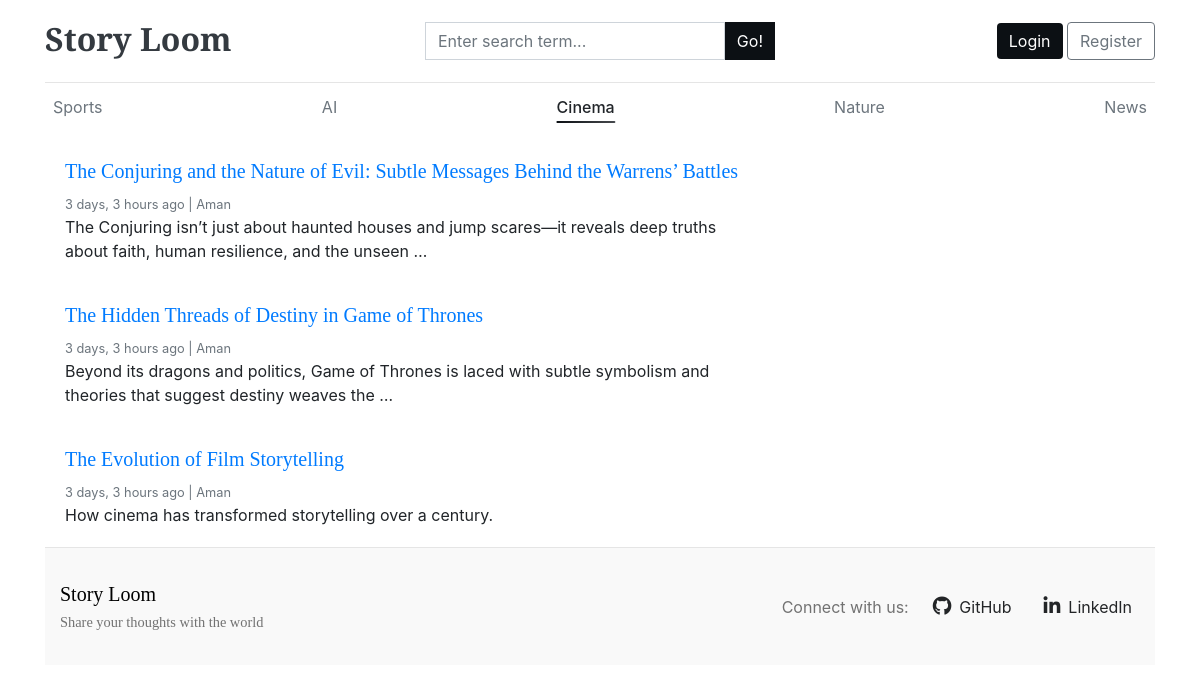
Page /category/7/ on the committed database.
### blogs/models.py (models this page shows, shortened)
class Category(models.Model):
  category_name = models.CharField(max_length=50, unique=True)
  created_at = models.DateTimeField(auto_now_add=True)
  updated_at = models.DateTimeField(auto_now=True)
  class Meta:
   verbose_name_plural = 'Categories'

class Blogs(models.Model):
  title = models.CharField(max_length=120, unique=True)
  slug = models.SlugField(unique=True, blank=True)
  category = models.ForeignKey(Category, on_delete=models.CASCADE)
  author = models.ForeignKey(User, on_delete=models.CASCADE)
  blog_image = models.ImageField(upload_to='uploads/%y/%m/%d')
  short_description = models.TextField(max_length=1000)
  blog_body = models.TextField(max_length=5000)
  status = models.CharField(max_length=100, choices= STATUS_CHOICE, default='draft')
  is_featured = models.BooleanField(default=False)
  created_at = models.DateTimeField(auto_now_add=True)
  updated_at = models.DateTimeField(auto_now=True)
  class Meta:
   verbose_name_plural = 'Blogs'

### blogs/views.py (the view)
# urls.py: path('<int:category_id>/', views.posts_by_category, name='posts_by_category')
def posts_by_category(request, category_id):
    try:
        posts = Blogs.objects.filter(category=category_id, status='published')
        category = get_object_or_404(Category, pk=category_id)
        context = {
            'posts': posts,
            'category': category,
        }
        return render(request, 'posts_by_category.html', context)
    except Exception as e:
        print(f"Error: {e}")  # This will print to your console
        return render(request, '404.html', status=500)

### blogs/context_processors.py (called while the page is built)
def get_categories(request):
  categories = Category.objects.all()
  return dict(categories=categories)

### templates/posts_by_category.html
{% extends './base/base.html' %}
{% block extra_header %}
    {% include './base/cat.html' %}
{% endblock %}
{% block content %}
<main role="main" class="container p-0">
  <div class="row">
    <div class="col-md-8 blog-main">
      {% if posts %}
        {% for post in posts %}
          <div class="card border-0">
            <div class="card-body">
              <h5><a href="{% url 'blogs' post.slug %}" style="text-decoration: none;">{{ post.title }}</a></h5>
              <small class="mb-1 text-muted">{{ post.created_at | timesince }} ago | {{ post.author }}</small>
              <p class="card-text">{{ post.short_description | truncatewords:20 }}</p>
            </div>
          </div>
        {% endfor %}
      {% else %}
        <div class="d-flex align-items-center" style="width: 45vw; height: 60vh;">
          <h4 class="text-secondary" style="font-size: 40px;">Be the first to post in our {{ category }} section.</h4>
        </div>
      {% endif %}
    </div>
  </div></main>{% endblock %}

### templates/base/cat.html
      <div class="nav-scroller py-1 mb-2">
        <nav class="nav d-flex justify-content-between">
          {% for cat in categories %}
          <a class="p-2 text-muted nav-link {% if request.resolver_match.url_name == 'posts_by_category' and cat.id|stringformat:'s' in request.get_full_path %}active{% endif %}" href="{% url 'posts_by_category' cat.id %}">{{ cat.category_name }}</a>
          {% endfor %}
        </nav>
      </div>

### static/css/blog.css (style rules this page uses)
h1, h2, h3, h4, h5, h6 { font-family: "Libre Baskerville", Georgia, "Times New Roman", serif ; }
.nav-link { position: relative; color: #6c757d !important; text-decoration: none; padding: 0.5rem 1rem; transition: all 0.3s ease; }
.nav-link.active { color: #212529 !important; font-weight: 500; }
.nav-link.active::after { content: ''; position: absolute; bottom: 4px; left: 50%; transform: translateX(-50%); width: 80%; height: 2px; background: linear-gradient(90deg, #0c1014, #46494d); border-radius: 1px; }

### rows in the picture
Category: category_name "Sports"
Category: category_name "AI"
Category: category_name "Cinema"
Category: category_name "Nature"
Category: category_name "News"
Blogs: title "The Conjuring and the Nature of Evil: Subtle Messages Behind the Warrens’ Battles", created_at "3 days, 3 hours", author "Aman", short_description "The Conjuring isn’t just about haunted houses and jump scares—it reveals deep truths about faith, human resilience, and the unseen …"
Blogs: title "The Hidden Threads of Destiny in Game of Thrones", created_at "3 days, 3 hours", author "Aman", short_description "Beyond its dragons and politics, Game of Thrones is laced with subtle symbolism and theories that suggest destiny weaves the …"
Blogs: title "The Evolution of Film Storytelling", created_at "3 days, 3 hours", author "Aman", short_description "How cinema has transformed storytelling over a century."
